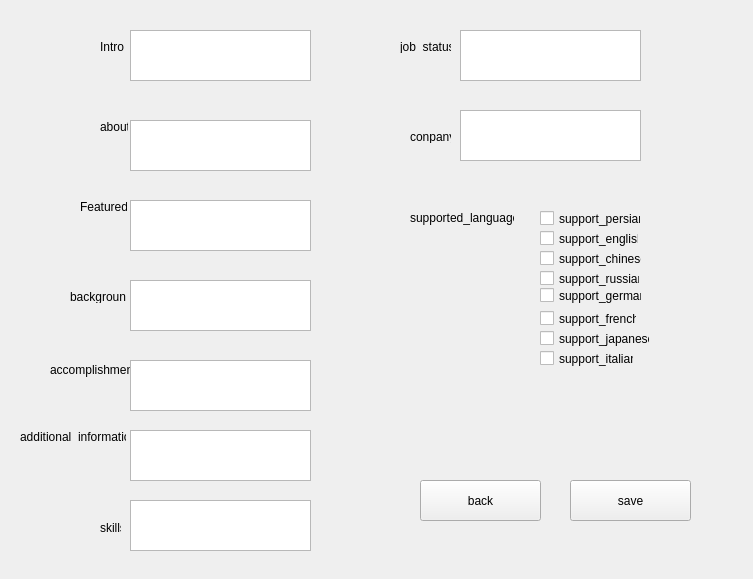
<?xml version="1.0" encoding="UTF-8"?>
<ui version="4.0">
 <class>profile</class>
 <widget class="QWidget" name="profile">
  <property name="geometry">
   <rect>
    <x>0</x>
    <y>0</y>
    <width>753</width>
    <height>579</height>
   </rect>
  </property>
  <property name="windowTitle">
   <string>Profile</string>
  </property>
  <widget class="QLabel" name="label_intro">
   <property name="geometry">
    <rect>
     <x>100</x>
     <y>40</y>
     <width>47</width>
     <height>13</height>
    </rect>
   </property>
   <property name="text">
    <string>Intro</string>
   </property>
  </widget>
  <widget class="QLabel" name="label_about">
   <property name="geometry">
    <rect>
     <x>100</x>
     <y>120</y>
     <width>28</width>
     <height>13</height>
    </rect>
   </property>
   <property name="text">
    <string>about</string>
   </property>
  </widget>
  <widget class="QLabel" name="label_featured">
   <property name="geometry">
    <rect>
     <x>80</x>
     <y>200</y>
     <width>47</width>
     <height>13</height>
    </rect>
   </property>
   <property name="text">
    <string>Featured</string>
   </property>
  </widget>
  <widget class="QTextEdit" name="textEdit_featured">
   <property name="geometry">
    <rect>
     <x>130</x>
     <y>200</y>
     <width>181</width>
     <height>51</height>
    </rect>
   </property>
  </widget>
  <widget class="QLabel" name="label_accomplishments">
   <property name="geometry">
    <rect>
     <x>50</x>
     <y>360</y>
     <width>81</width>
     <height>20</height>
    </rect>
   </property>
   <property name="text">
    <string>accomplishments</string>
   </property>
  </widget>
  <widget class="QLabel" name="label_additional_information">
   <property name="geometry">
    <rect>
     <x>20</x>
     <y>430</y>
     <width>106</width>
     <height>13</height>
    </rect>
   </property>
   <property name="text">
    <string>additional_information</string>
   </property>
  </widget>
  <widget class="QTextEdit" name="textEdit_accomplishments">
   <property name="geometry">
    <rect>
     <x>130</x>
     <y>360</y>
     <width>181</width>
     <height>51</height>
    </rect>
   </property>
   <property name="html">
    <string>&lt;!DOCTYPE HTML PUBLIC &quot;-//W3C//DTD HTML 4.0//EN&quot; &quot;http://www.w3.org/TR/REC-html40/strict.dtd&quot;&gt;
&lt;html&gt;&lt;head&gt;&lt;meta name=&quot;qrichtext&quot; content=&quot;1&quot; /&gt;&lt;style type=&quot;text/css&quot;&gt;
p, li { white-space: pre-wrap; }
&lt;/style&gt;&lt;/head&gt;&lt;body style=&quot; font-family:'MS Shell Dlg 2'; font-size:8.25pt; font-weight:400; font-style:normal;&quot;&gt;
&lt;p style=&quot;-qt-paragraph-type:empty; margin-top:0px; margin-bottom:0px; margin-left:0px; margin-right:0px; -qt-block-indent:0; text-indent:0px;&quot;&gt;&lt;br /&gt;&lt;/p&gt;&lt;/body&gt;&lt;/html&gt;</string>
   </property>
  </widget>
  <widget class="QTextEdit" name="textEdit_additional_information">
   <property name="geometry">
    <rect>
     <x>130</x>
     <y>430</y>
     <width>181</width>
     <height>51</height>
    </rect>
   </property>
  </widget>
  <widget class="QLabel" name="label_supported_languages">
   <property name="geometry">
    <rect>
     <x>410</x>
     <y>210</y>
     <width>104</width>
     <height>16</height>
    </rect>
   </property>
   <property name="text">
    <string>supported_languages</string>
   </property>
  </widget>
  <widget class="QLabel" name="label_skills">
   <property name="geometry">
    <rect>
     <x>100</x>
     <y>520</y>
     <width>21</width>
     <height>16</height>
    </rect>
   </property>
   <property name="text">
    <string>skills</string>
   </property>
  </widget>
  <widget class="QTextEdit" name="textEdit_intro">
   <property name="geometry">
    <rect>
     <x>130</x>
     <y>30</y>
     <width>181</width>
     <height>51</height>
    </rect>
   </property>
   <property name="html">
    <string>&lt;!DOCTYPE HTML PUBLIC &quot;-//W3C//DTD HTML 4.0//EN&quot; &quot;http://www.w3.org/TR/REC-html40/strict.dtd&quot;&gt;
&lt;html&gt;&lt;head&gt;&lt;meta name=&quot;qrichtext&quot; content=&quot;1&quot; /&gt;&lt;style type=&quot;text/css&quot;&gt;
p, li { white-space: pre-wrap; }
&lt;/style&gt;&lt;/head&gt;&lt;body style=&quot; font-family:'MS Shell Dlg 2'; font-size:8.25pt; font-weight:400; font-style:normal;&quot;&gt;
&lt;p style=&quot;-qt-paragraph-type:empty; margin-top:0px; margin-bottom:0px; margin-left:0px; margin-right:0px; -qt-block-indent:0; text-indent:0px;&quot;&gt;&lt;br /&gt;&lt;/p&gt;&lt;/body&gt;&lt;/html&gt;</string>
   </property>
  </widget>
  <widget class="QTextEdit" name="textEdit_about">
   <property name="geometry">
    <rect>
     <x>130</x>
     <y>120</y>
     <width>181</width>
     <height>51</height>
    </rect>
   </property>
  </widget>
  <widget class="QCheckBox" name="checkBox_1">
   <property name="geometry">
    <rect>
     <x>540</x>
     <y>210</y>
     <width>101</width>
     <height>17</height>
    </rect>
   </property>
   <property name="text">
    <string>support_persian</string>
   </property>
  </widget>
  <widget class="QCheckBox" name="checkBox_2">
   <property name="geometry">
    <rect>
     <x>540</x>
     <y>230</y>
     <width>99</width>
     <height>17</height>
    </rect>
   </property>
   <property name="text">
    <string>support_english</string>
   </property>
  </widget>
  <widget class="QCheckBox" name="checkBox_3">
   <property name="geometry">
    <rect>
     <x>540</x>
     <y>250</y>
     <width>102</width>
     <height>17</height>
    </rect>
   </property>
   <property name="text">
    <string>support_chinese</string>
   </property>
  </widget>
  <widget class="QCheckBox" name="checkBox_4">
   <property name="geometry">
    <rect>
     <x>540</x>
     <y>270</y>
     <width>100</width>
     <height>17</height>
    </rect>
   </property>
   <property name="text">
    <string>support_russian</string>
   </property>
  </widget>
  <widget class="QCheckBox" name="checkBox_5">
   <property name="geometry">
    <rect>
     <x>540</x>
     <y>287</y>
     <width>102</width>
     <height>17</height>
    </rect>
   </property>
   <property name="text">
    <string>support_german</string>
   </property>
  </widget>
  <widget class="QCheckBox" name="checkBox_6">
   <property name="geometry">
    <rect>
     <x>540</x>
     <y>310</y>
     <width>97</width>
     <height>17</height>
    </rect>
   </property>
   <property name="text">
    <string>support_french</string>
   </property>
  </widget>
  <widget class="QCheckBox" name="checkBox_7">
   <property name="geometry">
    <rect>
     <x>540</x>
     <y>330</y>
     <width>110</width>
     <height>17</height>
    </rect>
   </property>
   <property name="text">
    <string>support_japanese</string>
   </property>
  </widget>
  <widget class="QCheckBox" name="checkBox_8">
   <property name="geometry">
    <rect>
     <x>540</x>
     <y>350</y>
     <width>94</width>
     <height>17</height>
    </rect>
   </property>
   <property name="text">
    <string>support_italian</string>
   </property>
  </widget>
  <widget class="QPushButton" name="pushButton_save">
   <property name="geometry">
    <rect>
     <x>570</x>
     <y>480</y>
     <width>121</width>
     <height>41</height>
    </rect>
   </property>
   <property name="text">
    <string>save</string>
   </property>
  </widget>
  <widget class="QPushButton" name="pushButton_back">
   <property name="geometry">
    <rect>
     <x>420</x>
     <y>480</y>
     <width>121</width>
     <height>41</height>
    </rect>
   </property>
   <property name="text">
    <string>back</string>
   </property>
  </widget>
  <widget class="QTextEdit" name="textEdit_skills">
   <property name="geometry">
    <rect>
     <x>130</x>
     <y>500</y>
     <width>181</width>
     <height>51</height>
    </rect>
   </property>
  </widget>
  <widget class="QLabel" name="label_featured_2">
   <property name="geometry">
    <rect>
     <x>70</x>
     <y>290</y>
     <width>56</width>
     <height>13</height>
    </rect>
   </property>
   <property name="text">
    <string>background</string>
   </property>
  </widget>
  <widget class="QTextEdit" name="textEdit_background">
   <property name="geometry">
    <rect>
     <x>130</x>
     <y>280</y>
     <width>181</width>
     <height>51</height>
    </rect>
   </property>
  </widget>
  <widget class="QLabel" name="label_job_status">
   <property name="geometry">
    <rect>
     <x>400</x>
     <y>40</y>
     <width>51</width>
     <height>13</height>
    </rect>
   </property>
   <property name="text">
    <string>job_status</string>
   </property>
  </widget>
  <widget class="QTextEdit" name="textEdit_job_status">
   <property name="geometry">
    <rect>
     <x>460</x>
     <y>30</y>
     <width>181</width>
     <height>51</height>
    </rect>
   </property>
  </widget>
  <widget class="QLabel" name="label_company">
   <property name="geometry">
    <rect>
     <x>410</x>
     <y>130</y>
     <width>41</width>
     <height>13</height>
    </rect>
   </property>
   <property name="text">
    <string>conpany</string>
   </property>
  </widget>
  <widget class="QTextEdit" name="textEdit_company">
   <property name="geometry">
    <rect>
     <x>460</x>
     <y>110</y>
     <width>181</width>
     <height>51</height>
    </rect>
   </property>
  </widget>
 </widget>
 <resources/>
 <connections/>
</ui>
